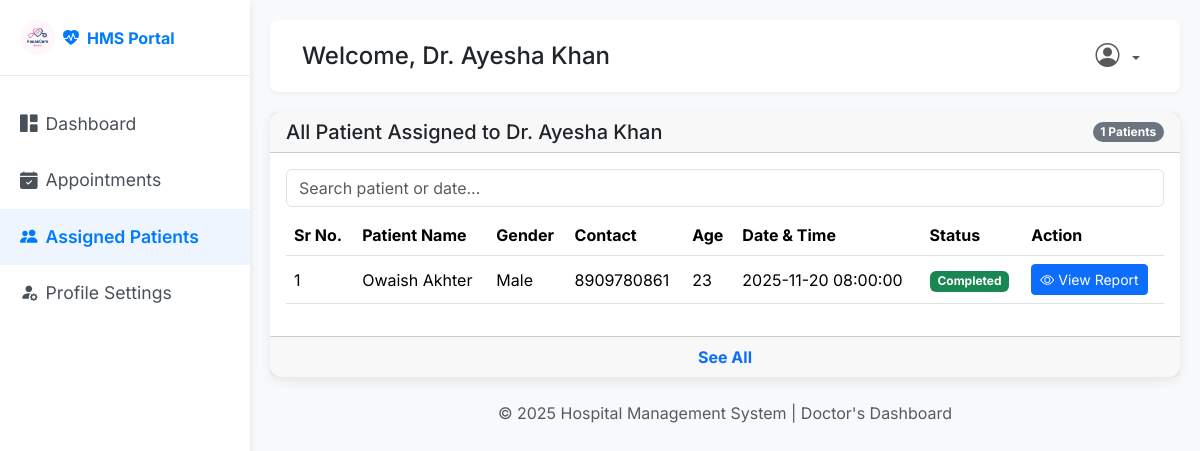
Before: /doctor/assigned_patients (signed in) with the older database file.
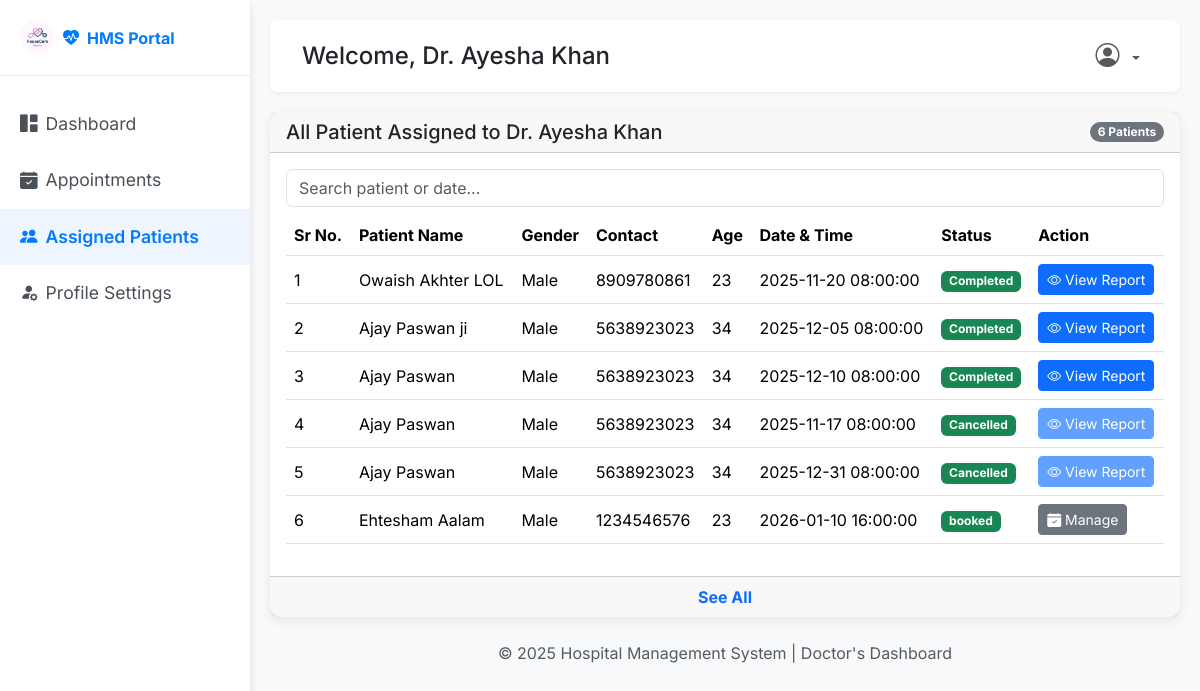
After: the same page with the newer database file.
### back_app/models.py (models this page shows)
class Appointment(db.Model):
    __tablename__ = 'appointment'
    id = db.Column(db.Integer, primary_key=True)
    patient_id = db.Column(db.Integer, db.ForeignKey('patient.id'), nullable=False)
    doctor_id = db.Column(db.Integer, db.ForeignKey('doctor.id'), nullable=False)
    appointment_datetime = db.Column(db.DateTime, nullable=False)
    status = db.Column(db.String(50), nullable=False, default='Scheduled')  # 'Scheduled', 'Completed', 'Cancelled'
    created_at = db.Column(db.DateTime, default=datetime.utcnow)
    history = db.relationship('PatientHistory', backref='appointment', uselist=False, cascade="all, delete-orphan")

class User(db.Model, UserMixin):
    __tablename__ = 'user'
    id = db.Column(db.Integer, primary_key=True)
    full_name = db.Column(db.String(150), nullable=False)
    email = db.Column(db.String(150), unique=True, nullable=False)
    password = db.Column(db.String(150), nullable=False)
    phone_number = db.Column(db.String(15), nullable=False)
    age = db.Column(db.Integer(),  nullable=False)
    gender = db.Column(db.String(10) , nullable=False)
    role = db.Column(db.String(50), nullable=False ,default='Patient')  # 'admin', 'doctor', 'patient'
    profile_picture = db.Column(db.String(250), nullable=True, default='default.png')
    created_at = db.Column(db.DateTime, default=datetime.utcnow)
    doctor = db.relationship('Doctor', backref='user', uselist=False, cascade="all, delete-orphan")
    patient = db.relationship('Patient', backref='user', uselist=False, cascade="all, delete-orphan")

### back_app/routes.py (the view)
@main.route('/doctor/assigned_patients' , methods=['GET'])
@login_required
def assigned_patients():
    if current_user.role.lower() != 'doctor':
        flash('Access denied.', 'danger')
        return redirect(url_for('main.home'))
    doctor = Doctor.query.get(current_user.doctor.id)
    appointments = Appointment.query.filter_by(doctor_id=doctor.id).all()
    patient_count = len(appointments)
    return render_template('doctor/assigned_patient.html', appointments=appointments , patient_count=patient_count)

### app.py (called while the page is built)
def create_app():
    app = Flask(__name__)
    database_url = os.environ.get('DATABASE_URL', 'sqlite:///hospital_management.db')
    if database_url.startswith("postgres://"):
        database_url = database_url.replace("postgres://", "postgresql://", 1)
    app.config['SQLALCHEMY_DATABASE_URI'] = database_url
    app.config['SECRET_KEY'] = os.environ.get('SECRET_KEY', 'your_secret_key')
    app.config['SQLALCHEMY_TRACK_MODIFICATIONS'] = False
    login_manager = LoginManager()
    login_manager.init_app(app)
    login_manager.login_view = 'login'
    @login_manager.user_loader
    def load_user(user_id):
        return User.query.get(int(user_id))
    db.init_app(app)
    with app.app_context():
        from back_app.routes import main
        app.register_blueprint(main)
        db.create_all()
    return app

### templates/doctor/assigned_patient.html (shortened to what the changed rows need)
<!DOCTYPE html>
<html lang="en">
<head>
    <link href="https://cdn.jsdelivr.net/npm/bootstrap@5.3.3/dist/css/bootstrap.min.css" rel="stylesheet">
    <link href="https://cdn.jsdelivr.net/npm/bootstrap-icons@1.11.1/font/bootstrap-icons.css" rel="stylesheet">
    <link rel="stylesheet" href="../../static/css/style.css">
</head>
<body>
    <div class="wrapper">
        <div id="content">
            <div class="main-content">
        <div class="card mb-4">
            <div class="card-header d-flex justify-content-between align-items-center">
                <h5 class="card-title mb-0">All Patient Assigned to Dr. {{ current_user.full_name }}</h5>
                <span class="badge bg-secondary rounded-pill">{{patient_count}} Patients</span>
            </div>
            <div class="card-body">
                <div class="table-responsive">
                    <table class="table table-hover align-middle">
                        <thead>
                            <tr>
                                <th>Sr No.</th>
                                <th>Patient Name</th>
                                <th>Gender</th>
                                <th>Contact</th>
                                <th>Age</th>
                                <th>Date & Time</th>
                                <th>Status</th>
                                <th>Action</th>
                            </tr>
                        </thead>
                        <tbody id="HMSTable">
                        {% for appointment in appointments %}
                            <tr class="{% if loop.index > 10 %}table-row-hidden{% endif %}">
                                <td>{{ loop.index }}</td>
                                <td>{{ appointment.patient.user.full_name }}</td>
                                <td>{{ appointment.patient.user.gender }}</td>
                                <td>{{ appointment.patient.user.phone_number }}</td>
                                <td>{{ appointment.patient.user.age }}</td>
                                <td> {{appointment.appointment_datetime}}</td>
                                <td><span class="badge bg-success">{{appointment.status}}</span></td>
                                {% if appointment.status.lower() == 'completed' %}
                                    <td>
                                        <a href="{{ url_for('main.view_patient_report', appointment_id=appointment.id) }}"
                                        class="btn btn-sm btn-primary">
                                            <i class="bi bi-eye"></i> View Report
                                        </a>
                                    </td>
                                {% elif appointment.status.lower() == 'cancelled' %}
                                    <td >
                                        <button class="btn btn-sm btn-primary" disabled>
                                            <i class="bi bi-eye"></i> View Report
                                        </button>
                                    </td>
                                {% else %}
                                    <td>
                                        <a href="{{ url_for('main.manage_appointment') }}"
                                        class="btn btn-sm btn-secondary">
                                            <i class="bi bi-calendar-check-fill"></i> Manage
                                        </a>
                                    </td>
                                {% endif %}
                            </tr>
                        {% endfor %}
                        </tbody>
                    </table>
                </div>
            </div>
        </div>
    </div>
</div>
</div>
</body>
</html>

Changed rows visible on the page:
changed through a linked row, Appointment: patient.user.full_name "Owaish Akhter" → "Owaish Akhter LOL"
added Appointment: patient.user.full_name "Ajay Paswan ji", patient.user.gender "Male", patient.user.phone_number "5638923023", patient.user.age "34", appointment_datetime "2025-12-05 08:00:00", status "Completed"
added Appointment: patient.user.full_name "Ajay Paswan", patient.user.gender "Male", patient.user.phone_number "5638923023", patient.user.age "34", appointment_datetime "2025-12-10 08:00:00", status "Completed"
added Appointment: patient.user.full_name "Ajay Paswan", patient.user.gender "Male", patient.user.phone_number "5638923023", patient.user.age "34", appointment_datetime "2025-11-17 08:00:00", status "Cancelled", shows "View Report"
added Appointment: patient.user.full_name "Ajay Paswan", patient.user.gender "Male", patient.user.phone_number "5638923023", patient.user.age "34", appointment_datetime "2025-12-31 08:00:00", status "Cancelled", shows "View Report"
added Appointment: patient.user.full_name "Ehtesham Aalam", patient.user.gender "Male", patient.user.phone_number "1234546576", patient.user.age "23", appointment_datetime "2026-01-10 16:00:00", status "booked"
Other visible differences:
{{ patient_count }}: "1" → "6"
